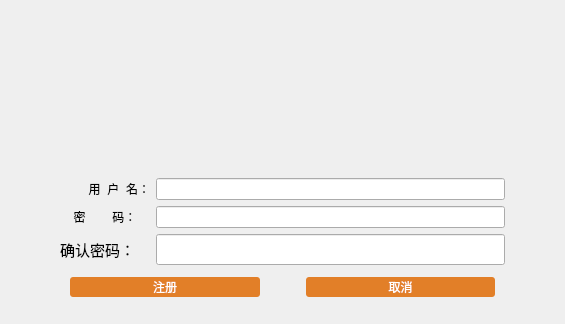
<?xml version="1.0" encoding="UTF-8"?>
<ui version="4.0">
 <class>LogWidget</class>
 <widget class="QWidget" name="LogWidget">
  <property name="geometry">
   <rect>
    <x>0</x>
    <y>0</y>
    <width>565</width>
    <height>324</height>
   </rect>
  </property>
  <property name="windowTitle">
   <string>Form</string>
  </property>
  <layout class="QGridLayout" name="gridLayout">
   <item row="0" column="0">
    <widget class="QStackedWidget" name="stackedWidget">
     <property name="currentIndex">
      <number>1</number>
     </property>
     <widget class="QWidget" name="page">
      <layout class="QVBoxLayout" name="verticalLayout">
       <item>
        <widget class="QLabel" name="img_label">
         <property name="minimumSize">
          <size>
           <width>0</width>
           <height>140</height>
          </size>
         </property>
         <property name="maximumSize">
          <size>
           <width>16777215</width>
           <height>16777215</height>
          </size>
         </property>
         <property name="styleSheet">
          <string notr="true">font: 75 24pt &quot;方正姚体&quot;;
color: rgb(255, 255, 255);</string>
         </property>
         <property name="text">
          <string/>
         </property>
         <property name="alignment">
          <set>Qt::AlignCenter</set>
         </property>
        </widget>
       </item>
       <item>
        <layout class="QGridLayout" name="gridLayout_2">
         <item row="0" column="0">
          <spacer name="horizontalSpacer">
           <property name="orientation">
            <enum>Qt::Horizontal</enum>
           </property>
           <property name="sizeType">
            <enum>QSizePolicy::Maximum</enum>
           </property>
           <property name="sizeHint" stdset="0">
            <size>
             <width>60</width>
             <height>20</height>
            </size>
           </property>
          </spacer>
         </item>
         <item row="1" column="1">
          <widget class="QLabel" name="pwd_label">
           <property name="minimumSize">
            <size>
             <width>80</width>
             <height>0</height>
            </size>
           </property>
           <property name="maximumSize">
            <size>
             <width>70</width>
             <height>16777215</height>
            </size>
           </property>
           <property name="styleSheet">
            <string notr="true">font: 11pt &quot;Agency FB&quot;;</string>
           </property>
           <property name="text">
            <string>密     码：</string>
           </property>
           <property name="alignment">
            <set>Qt::AlignCenter</set>
           </property>
          </widget>
         </item>
         <item row="0" column="3">
          <widget class="QPushButton" name="reg_pushButton">
           <property name="minimumSize">
            <size>
             <width>70</width>
             <height>0</height>
            </size>
           </property>
           <property name="maximumSize">
            <size>
             <width>16777215</width>
             <height>20</height>
            </size>
           </property>
           <property name="styleSheet">
            <string notr="true">QPushButton
{
	color: #FFF;
	border: solid 1px #b7b7b7;
	border-radius: 2px;
	background-color: rgb(226, 127, 40);
}
QPushButton:hover
{
	background-color: rgb(231, 154, 115);
	color: #FFF;
	border: none;
	border-radius: 3px;
}

</string>
           </property>
           <property name="text">
            <string>注册账号</string>
           </property>
          </widget>
         </item>
         <item row="0" column="2">
          <widget class="QLineEdit" name="name_lineEdit">
           <property name="minimumSize">
            <size>
             <width>150</width>
             <height>0</height>
            </size>
           </property>
           <property name="maximumSize">
            <size>
             <width>16777215</width>
             <height>16777215</height>
            </size>
           </property>
           <property name="styleSheet">
            <string notr="true">font: 12pt &quot;宋体&quot;;</string>
           </property>
          </widget>
         </item>
         <item row="0" column="1">
          <widget class="QLabel" name="name_label">
           <property name="minimumSize">
            <size>
             <width>80</width>
             <height>0</height>
            </size>
           </property>
           <property name="maximumSize">
            <size>
             <width>70</width>
             <height>16777215</height>
            </size>
           </property>
           <property name="styleSheet">
            <string notr="true">font: 11pt &quot;Agency FB&quot;;</string>
           </property>
           <property name="text">
            <string>用 户 名：</string>
           </property>
           <property name="alignment">
            <set>Qt::AlignCenter</set>
           </property>
          </widget>
         </item>
         <item row="0" column="4">
          <spacer name="horizontalSpacer_2">
           <property name="orientation">
            <enum>Qt::Horizontal</enum>
           </property>
           <property name="sizeType">
            <enum>QSizePolicy::Maximum</enum>
           </property>
           <property name="sizeHint" stdset="0">
            <size>
             <width>60</width>
             <height>20</height>
            </size>
           </property>
          </spacer>
         </item>
         <item row="1" column="2">
          <widget class="QLineEdit" name="pwd_lineEdit">
           <property name="minimumSize">
            <size>
             <width>150</width>
             <height>0</height>
            </size>
           </property>
           <property name="styleSheet">
            <string notr="true">font: 12pt &quot;宋体&quot;;</string>
           </property>
          </widget>
         </item>
        </layout>
       </item>
       <item>
        <layout class="QHBoxLayout" name="horizontalLayout">
         <property name="leftMargin">
          <number>50</number>
         </property>
         <property name="rightMargin">
          <number>50</number>
         </property>
         <item>
          <widget class="QPushButton" name="login_Button">
           <property name="sizePolicy">
            <sizepolicy hsizetype="Minimum" vsizetype="Fixed">
             <horstretch>0</horstretch>
             <verstretch>0</verstretch>
            </sizepolicy>
           </property>
           <property name="minimumSize">
            <size>
             <width>80</width>
             <height>25</height>
            </size>
           </property>
           <property name="maximumSize">
            <size>
             <width>16777215</width>
             <height>25</height>
            </size>
           </property>
           <property name="styleSheet">
            <string notr="true">QPushButton
{
	color: #FFF;
	border: solid 1px #b7b7b7;
	border-radius: 3px;
	background-color: rgb(226, 127, 40);
}
QPushButton:hover
{
	background-color: rgb(231, 154, 115);
	color: #FFF;
	border: none;
	border-radius: 3px;
}</string>
           </property>
           <property name="text">
            <string>登录</string>
           </property>
          </widget>
         </item>
         <item>
          <spacer name="horizontalSpacer_3">
           <property name="orientation">
            <enum>Qt::Horizontal</enum>
           </property>
           <property name="sizeType">
            <enum>QSizePolicy::Maximum</enum>
           </property>
           <property name="sizeHint" stdset="0">
            <size>
             <width>40</width>
             <height>20</height>
            </size>
           </property>
          </spacer>
         </item>
         <item>
          <widget class="QPushButton" name="Exit_pushButton">
           <property name="minimumSize">
            <size>
             <width>80</width>
             <height>25</height>
            </size>
           </property>
           <property name="maximumSize">
            <size>
             <width>16777215</width>
             <height>25</height>
            </size>
           </property>
           <property name="styleSheet">
            <string notr="true">QPushButton
{
	color: #FFF;
	border: solid 1px #b7b7b7;
	border-radius: 3px;
	background-color: rgb(226, 127, 40);
}
QPushButton:hover
{
	background-color: rgb(231, 154, 115);
	color: #FFF;
	border: none;
	border-radius: 3px;
}</string>
           </property>
           <property name="text">
            <string>取消</string>
           </property>
          </widget>
         </item>
        </layout>
       </item>
      </layout>
     </widget>
     <widget class="QWidget" name="page_2">
      <layout class="QVBoxLayout" name="verticalLayout_2">
       <item>
        <widget class="QLabel" name="img_label_2">
         <property name="minimumSize">
          <size>
           <width>0</width>
           <height>140</height>
          </size>
         </property>
         <property name="maximumSize">
          <size>
           <width>16777215</width>
           <height>140</height>
          </size>
         </property>
         <property name="styleSheet">
          <string notr="true"/>
         </property>
         <property name="text">
          <string/>
         </property>
         <property name="alignment">
          <set>Qt::AlignCenter</set>
         </property>
        </widget>
       </item>
       <item>
        <layout class="QGridLayout" name="gridLayout_3">
         <item row="2" column="1">
          <widget class="QLabel" name="confirn_pwd_label">
           <property name="font">
            <font>
             <family>Agency FB</family>
             <pointsize>11</pointsize>
             <weight>50</weight>
             <italic>false</italic>
             <bold>false</bold>
            </font>
           </property>
           <property name="layoutDirection">
            <enum>Qt::LeftToRight</enum>
           </property>
           <property name="styleSheet">
            <string notr="true">font: 11pt &quot;Agency FB&quot;;</string>
           </property>
           <property name="text">
            <string>确认密码：</string>
           </property>
          </widget>
         </item>
         <item row="2" column="2">
          <widget class="QLineEdit" name="confirn_pwd_lineEdit">
           <property name="font">
            <font>
             <family>宋体</family>
             <pointsize>12</pointsize>
            </font>
           </property>
          </widget>
         </item>
         <item row="1" column="1">
          <widget class="QLabel" name="pwd_label_2">
           <property name="minimumSize">
            <size>
             <width>90</width>
             <height>0</height>
            </size>
           </property>
           <property name="maximumSize">
            <size>
             <width>70</width>
             <height>16777215</height>
            </size>
           </property>
           <property name="layoutDirection">
            <enum>Qt::LeftToRight</enum>
           </property>
           <property name="styleSheet">
            <string notr="true">font: 11pt &quot;Agency FB&quot;;</string>
           </property>
           <property name="text">
            <string>密        码：</string>
           </property>
           <property name="alignment">
            <set>Qt::AlignCenter</set>
           </property>
          </widget>
         </item>
         <item row="0" column="0">
          <spacer name="horizontalSpacer_4">
           <property name="orientation">
            <enum>Qt::Horizontal</enum>
           </property>
           <property name="sizeType">
            <enum>QSizePolicy::Maximum</enum>
           </property>
           <property name="sizeHint" stdset="0">
            <size>
             <width>40</width>
             <height>20</height>
            </size>
           </property>
          </spacer>
         </item>
         <item row="0" column="2">
          <widget class="QLineEdit" name="name_lineEdit_2">
           <property name="minimumSize">
            <size>
             <width>150</width>
             <height>0</height>
            </size>
           </property>
           <property name="maximumSize">
            <size>
             <width>16777215</width>
             <height>16777215</height>
            </size>
           </property>
           <property name="styleSheet">
            <string notr="true">font: 12pt &quot;宋体&quot;;</string>
           </property>
          </widget>
         </item>
         <item row="0" column="1">
          <widget class="QLabel" name="name_label_2">
           <property name="minimumSize">
            <size>
             <width>90</width>
             <height>0</height>
            </size>
           </property>
           <property name="maximumSize">
            <size>
             <width>70</width>
             <height>16777215</height>
            </size>
           </property>
           <property name="layoutDirection">
            <enum>Qt::LeftToRight</enum>
           </property>
           <property name="styleSheet">
            <string notr="true">font: 11pt &quot;Agency FB&quot;;</string>
           </property>
           <property name="text">
            <string>用  户  名：</string>
           </property>
           <property name="alignment">
            <set>Qt::AlignRight|Qt::AlignTrailing|Qt::AlignVCenter</set>
           </property>
          </widget>
         </item>
         <item row="0" column="3">
          <spacer name="horizontalSpacer_5">
           <property name="orientation">
            <enum>Qt::Horizontal</enum>
           </property>
           <property name="sizeType">
            <enum>QSizePolicy::Maximum</enum>
           </property>
           <property name="sizeHint" stdset="0">
            <size>
             <width>40</width>
             <height>20</height>
            </size>
           </property>
          </spacer>
         </item>
         <item row="1" column="2">
          <widget class="QLineEdit" name="pwd_lineEdit_2">
           <property name="minimumSize">
            <size>
             <width>150</width>
             <height>0</height>
            </size>
           </property>
           <property name="styleSheet">
            <string notr="true">font: 12pt &quot;宋体&quot;;</string>
           </property>
          </widget>
         </item>
        </layout>
       </item>
       <item>
        <layout class="QHBoxLayout" name="horizontalLayout_2">
         <property name="leftMargin">
          <number>50</number>
         </property>
         <property name="rightMargin">
          <number>50</number>
         </property>
         <item>
          <widget class="QPushButton" name="reg_Button">
           <property name="sizePolicy">
            <sizepolicy hsizetype="Minimum" vsizetype="Fixed">
             <horstretch>0</horstretch>
             <verstretch>0</verstretch>
            </sizepolicy>
           </property>
           <property name="minimumSize">
            <size>
             <width>80</width>
             <height>20</height>
            </size>
           </property>
           <property name="maximumSize">
            <size>
             <width>16777215</width>
             <height>20</height>
            </size>
           </property>
           <property name="styleSheet">
            <string notr="true">QPushButton
{
	color: #FFF;
	border: solid 1px #b7b7b7;
	border-radius: 3px;
	background-color: rgb(226, 127, 40);
}
QPushButton:hover
{
	background-color: rgb(231, 154, 115);
	color: #FFF;
	border: none;
	border-radius: 3px;
}</string>
           </property>
           <property name="text">
            <string>注册</string>
           </property>
          </widget>
         </item>
         <item>
          <spacer name="horizontalSpacer_6">
           <property name="orientation">
            <enum>Qt::Horizontal</enum>
           </property>
           <property name="sizeType">
            <enum>QSizePolicy::Maximum</enum>
           </property>
           <property name="sizeHint" stdset="0">
            <size>
             <width>40</width>
             <height>20</height>
            </size>
           </property>
          </spacer>
         </item>
         <item>
          <widget class="QPushButton" name="Exit_pushButton_2">
           <property name="minimumSize">
            <size>
             <width>80</width>
             <height>20</height>
            </size>
           </property>
           <property name="maximumSize">
            <size>
             <width>16777215</width>
             <height>20</height>
            </size>
           </property>
           <property name="styleSheet">
            <string notr="true">QPushButton
{
	color: #FFF;
	border: solid 1px #b7b7b7;
	border-radius: 3px;
	background-color: rgb(226, 127, 40);
}
QPushButton:hover
{
	background-color: rgb(231, 154, 115);
	color: #FFF;
	border: none;
	border-radius: 3px;
}</string>
           </property>
           <property name="text">
            <string>取消</string>
           </property>
          </widget>
         </item>
        </layout>
       </item>
      </layout>
     </widget>
    </widget>
   </item>
  </layout>
 </widget>
 <resources/>
 <connections/>
</ui>
